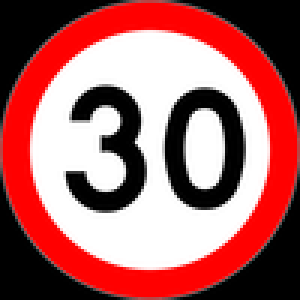
%> input picture v2/30.png, 100 x 100 px (shown 3 times larger); its folder holds only this picture in this run
$ octave --eval "prog2;"   (GNU Octave 9; MATLAB toolbox functions it lacks are replaced by stand-ins)
%> lines starting %> are read from the running program, lines starting %| are printed output that depends on the picture
function prog2
%%wczytaj katalog znakow
f = 'D:\matlab_znaki\v2\';
t1 = dir('D:\matlab_znaki\v2\*.png');
%disp(t1(1).date);

for i = 1:length(t1)

%% wczytaj scene
I1=imread( strcat(f,t1(i).name) );
%> I1 is the input picture: size 100x100x3 uint8; mean R, G, B 169.6, 102.2, 102.2
%figure;imshow(I1);title('obiekt');
I=imread('D:\matlab_znaki\obrazy\U-1.jpg');
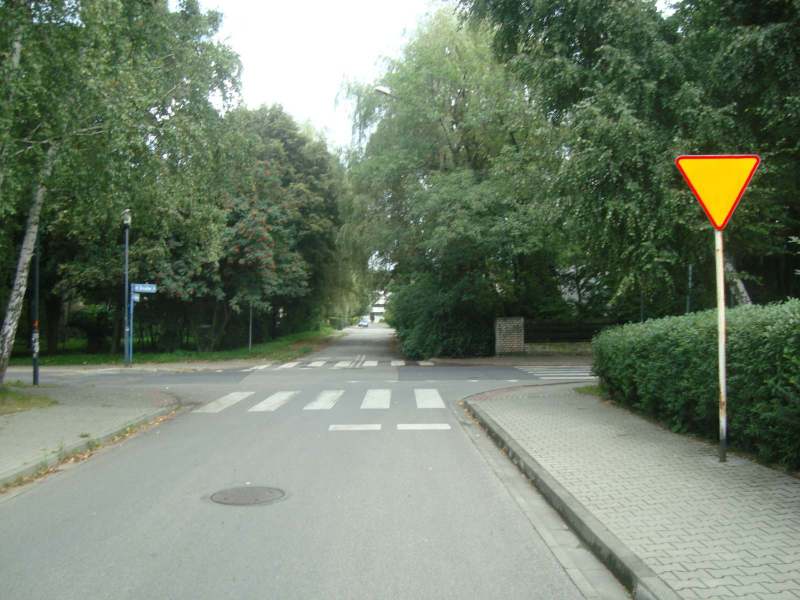
%> input picture obrazy/U-1.JPG, 1600 x 1200 px (shown at 1/2 size)
%> I is the input picture: size 1200x1600x3 uint8; mean R, G, B 114, 127.4, 108.3
I2 = imresize(I,[400 NaN]);
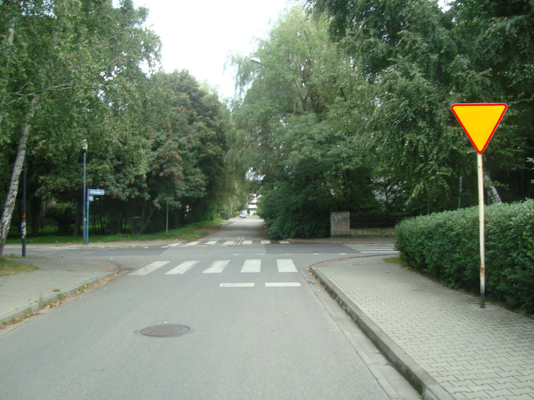
%> I2: size 400x534x3 uint8; mean R, G, B 114, 127.4, 108.3
%figure;imshow(I2);title('scena');

%% wykrywanie cech
%> (the run ends here)
